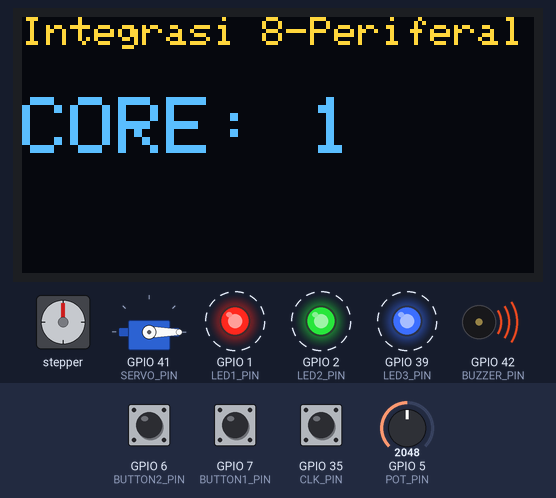
Bench run of a sketch on a simulated ESP32-S3. Parts: stepper motor, 128×64 one-colour display, servo, output pins drawn as LEDs (lit = HIGH), buzzer (waves = sounding, pin HIGH). Wiring (from diagram.json): stepper motor driver (200 steps per turn assumed): step GPIO 13; direction GPIO 14. Dashed ring = blinking. The inputs (shaded band) are chosen by the test bench; at power-on: GPIO 5 (POT_PIN) = 2048, GPIO 6 (BUTTON2_PIN) HIGH, GPIO 7 (BUTTON1_PIN) HIGH, GPIO 35 (CLK_PIN) HIGH. The OLED is the two-colour kind (top 16 rows yellow); pins used as bus, display or sensor lines are not drawn; what the sketch prints to the serial monitor is not drawn.

Above: at 2.3 s.
2.4 s: GPIO 5 (POT_PIN) set to 1040
At 4.1 s:
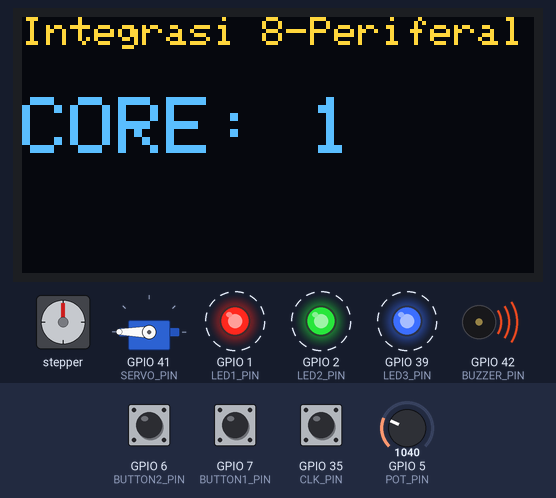
5.4 s: GPIO 5 (POT_PIN) set to 958
At 7.8 s:
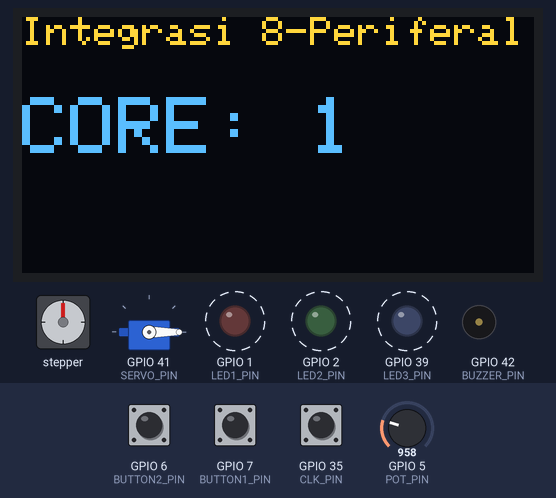
Timing chart, 0 to 18.8 s (numbered marks = the images above; inputs shaded):
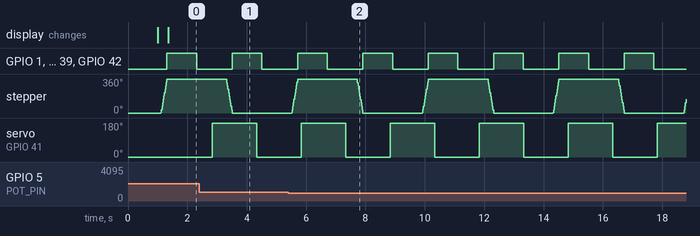

The sketch:

sketch.ino
```cpp
#include <Arduino.h>
#include <Wire.h>
#include <Adafruit_GFX.h>
#include <Adafruit_SSD1306.h>
#include <ESP32Servo.h>

#define LED1_PIN 1
#define LED2_PIN 2
#define LED3_PIN 39
#define SCREEN_WIDTH 128
#define SCREEN_HEIGHT 64
#define OLED_RESET -1
#define BUZZER_PIN 42
#define STEP_PIN 13
#define DIR_PIN 14
#define STEPS_PER_REV 200
#define SERVO_PIN 41
#define BUTTON1_PIN 7
#define BUTTON2_PIN 6
#define POT_PIN 5
#define CLK_PIN 35
#define DT_PIN 36

Adafruit_SSD1306 display(SCREEN_WIDTH, SCREEN_HEIGHT, &Wire, OLED_RESET);
SemaphoreHandle_t i2cMutex;
Servo myServo;

volatile int potValue = 0;
volatile bool button1Pressed = false;
volatile bool button2Pressed = false;
volatile int lastStateCLK = LOW;
volatile int direction = 0;

SemaphoreHandle_t setupCompleteSemaphore;

void ledBlinkTask(void * pvParameters) {
  pinMode(LED1_PIN, OUTPUT);
  pinMode(LED2_PIN, OUTPUT);
  pinMode(LED3_PIN, OUTPUT);
  for (;;) {
    digitalWrite(LED1_PIN, HIGH);
    digitalWrite(LED2_PIN, HIGH);
    digitalWrite(LED3_PIN, HIGH);
    vTaskDelay(1000 / portTICK_PERIOD_MS);
    digitalWrite(LED1_PIN, LOW);
    digitalWrite(LED2_PIN, LOW);
    digitalWrite(LED3_PIN, LOW);
    vTaskDelay(1000 / portTICK_PERIOD_MS);
  }
}

void buzzerTask(void * pvParameters) {
  pinMode(BUZZER_PIN, OUTPUT);
  for (;;) {
    digitalWrite(BUZZER_PIN, HIGH);
    vTaskDelay(1000 / portTICK_PERIOD_MS);
    digitalWrite(BUZZER_PIN, LOW);
    vTaskDelay(1000 / portTICK_PERIOD_MS);
  }
}

void oledTask(void * pvParameters) {
  String coreID = String(xPortGetCoreID());
  for (;;) {
    if (xSemaphoreTake(i2cMutex, portMAX_DELAY) == pdTRUE) {
      display.clearDisplay();
      display.setTextSize(1);
      display.setTextColor(SSD1306_WHITE);
      display.setCursor(0, 0);
      display.println("Integrasi 8-Periferal");
      display.setTextSize(2);
      display.setCursor(0, 20);
      display.print("CORE: ");
      display.println(coreID);
      display.display();
      xSemaphoreGive(i2cMutex);
    }
    vTaskDelay(1000 / portTICK_PERIOD_MS);
  }
}

void stepperTask(void * pvParameters) {
  pinMode(STEP_PIN, OUTPUT);
  pinMode(DIR_PIN, OUTPUT);
  for (;;) {
    digitalWrite(DIR_PIN, HIGH);
    for (int i = 0; i < STEPS_PER_REV; i++) {
      digitalWrite(STEP_PIN, HIGH); delayMicroseconds(500);
      digitalWrite(STEP_PIN, LOW); delayMicroseconds(500);
    }
    vTaskDelay(2000 / portTICK_PERIOD_MS);
    digitalWrite(DIR_PIN, LOW);
    for (int i = 0; i < STEPS_PER_REV; i++) {
      digitalWrite(STEP_PIN, HIGH); delayMicroseconds(500);
      digitalWrite(STEP_PIN, LOW); delayMicroseconds(500);
    }
    vTaskDelay(2000 / portTICK_PERIOD_MS);
  }
}

void servoTask(void * pvParameters) {
  myServo.attach(SERVO_PIN);
  for (;;) {
    myServo.write(0);
    vTaskDelay(1500 / portTICK_PERIOD_MS);
    myServo.write(180);
    vTaskDelay(1500 / portTICK_PERIOD_MS);
  }
}

void readButton1Task(void *pvParameters) {
  pinMode(BUTTON1_PIN, INPUT_PULLUP);
  for (;;) {
    bool state = digitalRead(BUTTON1_PIN) == LOW;
    if (state != button1Pressed) {
      button1Pressed = state;
    }
    vTaskDelay(50 / portTICK_PERIOD_MS);
  }
}

void readButton2Task(void *pvParameters) {
  pinMode(BUTTON2_PIN, INPUT_PULLUP);
  for (;;) {
    bool state = digitalRead(BUTTON2_PIN) == LOW;
    if (state != button2Pressed) {
      button2Pressed = state;
    }
    vTaskDelay(50 / portTICK_PERIOD_MS);
  }
}

void readPotTask(void *pvParameters) {
  pinMode(POT_PIN, INPUT);
  for (;;) {
    potValue = analogRead(POT_PIN);
    vTaskDelay(50 / portTICK_PERIOD_MS);
  }
}

void readEncoderTask(void *pvParameters) {
  pinMode(CLK_PIN, INPUT_PULLUP);
  pinMode(DT_PIN, INPUT_PULLUP);
  lastStateCLK = digitalRead(CLK_PIN);
  for (;;) {
    int currentStateCLK = digitalRead(CLK_PIN);
    if (currentStateCLK != lastStateCLK) {
      if (digitalRead(DT_PIN) != currentStateCLK) {
        direction = 1;
      } else {
        direction = -1;
      }
    }
    lastStateCLK = currentStateCLK;
    vTaskDelay(2 / portTICK_PERIOD_MS);
  }
}

void loggingTask(void * pvParameters) {
  xSemaphoreTake(setupCompleteSemaphore, portMAX_DELAY);

  for (;;) {
    int currentPot = potValue;
    bool btn1 = button1Pressed;
    bool btn2 = button2Pressed;
    int encDir = direction;

    Serial.printf("%-10d| %-6s| %-6s| %-12d\n",
                  currentPot,
                  btn1 ? "ON" : "OFF",
                  btn2 ? "ON" : "OFF",
                  encDir);

    direction = 0;
    vTaskDelay(250 / portTICK_PERIOD_MS);
  }
}

void setup() {
  Serial.begin(115200);
  vTaskDelay(1000 / portTICK_PERIOD_MS);
  Serial.println("===== MEMULAI PROGRAM INTEGRASI 8-PERIFERAL =====");

  setupCompleteSemaphore = xSemaphoreCreateBinary();

  Serial.println("Inisialisasi Mutex & OLED...");
  i2cMutex = xSemaphoreCreateMutex();
  if (xSemaphoreTake(i2cMutex, portMAX_DELAY) == pdTRUE) {
    if (!display.begin(SSD1306_SWITCHCAPVCC, 0x3C)) {
      Serial.println(F("Alokasi SSD1306 gagal"));
    } else {
      Serial.println("OLED SSD1306 ditemukan!");
      display.clearDisplay();
      display.display();
    }
    xSemaphoreGive(i2cMutex);
  }

  Serial.println("Membuat semua task...");
  xTaskCreatePinnedToCore(readEncoderTask, "EncoderReader", 2048, NULL, 3, NULL, 0);
  xTaskCreatePinnedToCore(readButton1Task, "Button1", 2048, NULL, 2, NULL, 0);
  xTaskCreatePinnedToCore(readPotTask, "ReadPot", 2048, NULL, 1, NULL, 0);
  xTaskCreatePinnedToCore(stepperTask, "Stepper", 2048, NULL, 2, NULL, 1);
  xTaskCreatePinnedToCore(readButton2Task, "Button2", 2048, NULL, 2, NULL, 1);
  xTaskCreatePinnedToCore(ledBlinkTask, "LEDs", 2048, NULL, 1, NULL, 1);
  xTaskCreatePinnedToCore(buzzerTask, "Buzzer", 2048, NULL, 1, NULL, 1);
  xTaskCreatePinnedToCore(oledTask, "OLED", 4096, NULL, 1, NULL, 1);
  xTaskCreatePinnedToCore(servoTask, "Servo", 2048, NULL, 1, NULL, 1);
  xTaskCreatePinnedToCore(loggingTask, "Logging", 4096, NULL, 1, NULL, 1);

  Serial.println("\n--- Status Pembagian Core ---");
  Serial.println("Core | Prioritas | Task");
  Serial.println("-----|-----------|-----------------");
  Serial.println("  0  |     3     | readEncoderTask");
  Serial.println("  0  |     2     | readButton1Task");
  Serial.println("  0  |     1     | readPotTask");
  Serial.println("  1  |     2     | stepperTask");
  Serial.println("  1  |     2     | readButton2Task");
  Serial.println("  1  |     1     | ledBlinkTask");
  Serial.println("  1  |     1     | buzzerTask");
  Serial.println("  1  |     1     | oledTask");
  Serial.println("  1  |     1     | servoTask");
  Serial.println("  1  |     1     | loggingTask");
  Serial.println("---------------------------------");
  Serial.println("===== Inisialisasi Selesai. =====");

  Serial.println("\n--- Status Periferal (Real-time) ---");
  Serial.println("Pot(4095) | Btn 1 | Btn 2 | Encoder Dir");
  Serial.println("----------|-------|-------|-------------");

  xSemaphoreGive(setupCompleteSemaphore);
}

void loop() {
  vTaskDelay(1000 / portTICK_PERIOD_MS);
}
```

Measured:
- the behaviour switches between 1000 and 999 on GPIO 5 (POT_PIN) (found by bisection; images 1 and 2)
- by itself, GPIO 1 (LED1_PIN), GPIO 2 (LED2_PIN), GPIO 39 (LED3_PIN), GPIO 42 (BUZZER_PIN): alternates HIGH for 1.0 s and LOW for 1.2 s
- by itself, servo on GPIO 41 (SERVO_PIN): alternates 180° for 1.5 s and 0° for 1.5 s
